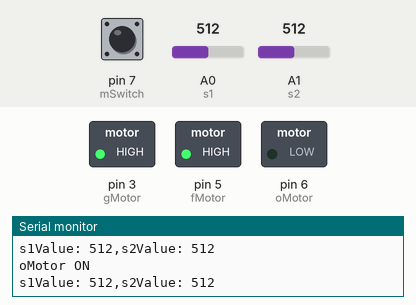
Recording of a sketch running on a simulated Arduino Uno, built with avr-gcc and run on an emulated ATmega328P. Parts: switched loads named in the sketch (green lamp = pin HIGH), the last lines printed to the serial monitor. Inputs (shaded band) come from the test bench; at power-on: A1 (s2) = 512, pin 7 (mSwitch) HIGH, A0 (s1) = 512.

Above: at 1.8 s.
1.9 s: A1 (s2) set to 311
3.4 s: A1 (s2) set to 291
At 5.1 s:
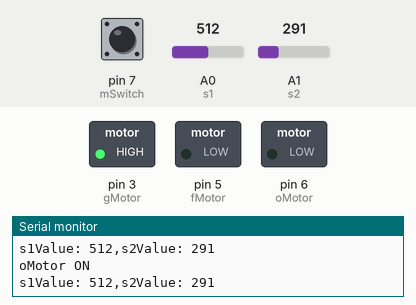
5.5 s: pin 7 (mSwitch) pulled LOW for 1.2 s
At 6.7 s:
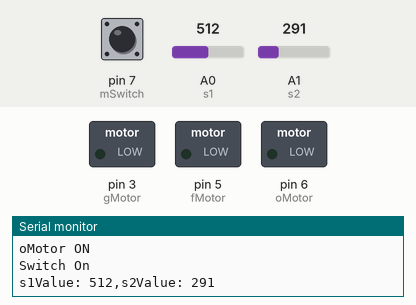
8.2 s: A1 (s2) set to 593
10.2 s: A1 (s2) set to 618
At 11.8 s:
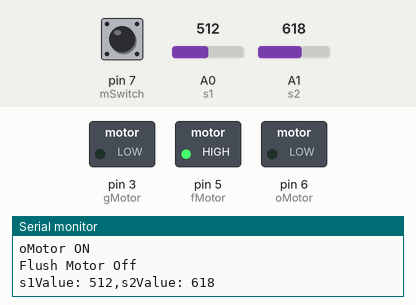
12.5 s: A0 (s1) set to 311
14.2 s: A0 (s1) set to 286
At 16.2 s:
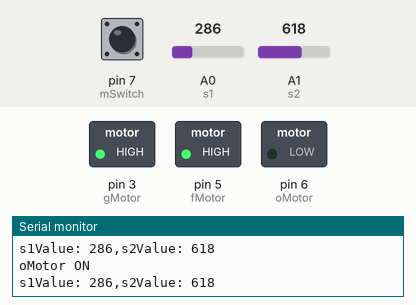
Timing chart, 0 to 17.5 s (numbered marks = the images above; inputs shaded):
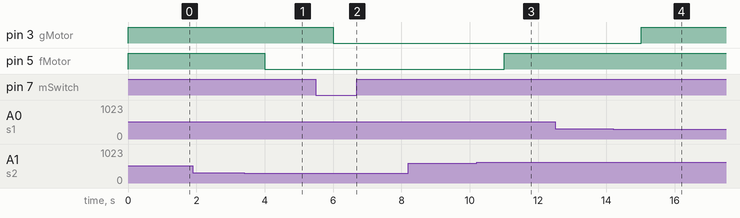

Measured:
- the behaviour switches between 300 and 299 on A1 (s2) (found by bisection; images 0 and 1)
- the behaviour switches between 600 and 601 on A1 (s2) (found by bisection; images 2 and 3)
- the behaviour switches between 300 and 299 on A0 (s1) (found by bisection; images 3 and 4)
- after the input at 3.4 s, pin 5 (fMotor): HIGH → LOW after 0.60 s
- after the input at 5.5 s, pin 3 (gMotor): HIGH → LOW after 0.51 s
- after the input at 10.2 s, pin 5 (fMotor): LOW → HIGH after 0.81 s
- after the input at 14.2 s, pin 3 (gMotor): LOW → HIGH after 0.81 s

The sketch:

main.ino
```cpp
/***********************************************************
 * Project        :     Better Earth
 * Input          :     Soil Moisture Sensors,PH Sensor
 * Output         :     Relay
 **********************************************************/

int s1=A0;
int s2=A1;
int gMotor=3;
int fMotor=5;
int oMotor=6;
int mSwitch=7;
int phTest=0;

#define BUTTON_PRESSED 0
#define MOTOR_ON 0
#define MOTOR_OFF 1

int gFlag=0;
int fFlag=0;
String ph;
void setup() {
 pinMode(s1,INPUT);
 pinMode(s2,INPUT);
 pinMode(gMotor,OUTPUT);
 pinMode(fMotor,OUTPUT);
 pinMode(oMotor,OUTPUT);
 pinMode(mSwitch,INPUT_PULLUP);
 digitalWrite(gMotor,MOTOR_OFF);
 digitalWrite(fMotor,MOTOR_OFF);
 digitalWrite(oMotor,MOTOR_OFF);

 Serial.begin(9600);
}

void loop() {
 int phValue=(digitalRead(0));
 if(phValue==0) {
  Serial.println("oMotor ON");
  digitalWrite(oMotor,MOTOR_ON);
 } else {
  Serial.println("oMotor OFF");
  digitalWrite(oMotor,MOTOR_OFF);
 }

 int s1Value=analogRead(s1);
 int s2Value=analogRead(s2);

 if(digitalRead(mSwitch)==BUTTON_PRESSED && gFlag==0) {
   Serial.println("Switch On");
   digitalWrite(gMotor,MOTOR_ON);
   gFlag=1;
 }

 if(s1Value<300 && gFlag==1) {
  gFlag=0;
  Serial.println("Motor Off");
  digitalWrite(gMotor,MOTOR_OFF);
 }

 if(s2Value<300 && fFlag==0) {
  phTest=0;
  Serial.println("Flush Motor On");
  digitalWrite(fMotor,MOTOR_ON);
  fFlag=1;
 }

 if(s2Value>600 && fFlag==1) {
  Serial.println("Flush Motor Off");
  digitalWrite(fMotor,MOTOR_OFF);
  fFlag=0;
  phTest=1;
 }


 Serial.print("s1Value: ");
 Serial.print(s1Value);
 Serial.print(",s2Value: ");
 Serial.print(s2Value);
 Serial.println();
 delay(1000);
}
```
